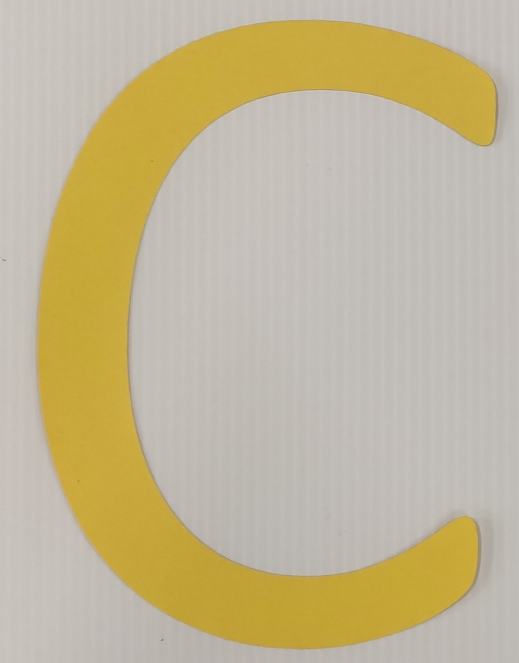
#> input picture letter dict/c.jpeg, 1038 x 1326 px, given in place of the camera (shown at 1/2 size)
$ python presentation.py
#> lines starting #> are read from the running program, lines starting #| are printed output that depends on the picture; after the words box and inside, x2 and y2 are one past the last pixel; in counts of white or black regions, pixels touching at a corner belong together
from sklearn.cluster import DBSCAN as dbscan
import numpy as np
import cv2 as cv
import time
import glob

MIN_PIXEL_WIDTH = 28
MAX_PIXEL_WIDTH = 520
MAX_BACKGROUND_PERCENT = 0.75
WHITE = (255, 255, 255)

def runCluster(image, eps):
	keypoints = getKeypoints(image)
	clusters = dbscan(eps=eps, min_samples=14).fit(keypoints)
	n_clusters = len(set(clusters.labels_))
	return getBounds(clusters, keypoints, 5)

def getKeypoints(image):
	orb = cv.FastFeatureDetector_create()
	keypoints = orb.detect(image, None)
	out = image.copy()
	cv.drawKeypoints(image, keypoints, out)
	cv.imwrite("keypoints.jpg", out)
	points=[keys.pt for keys in keypoints]
	return points

def getBounds(clusters, keypoints, border):
	groupedPoints = {}
	bounds = []
	for i, group in enumerate(clusters.labels_):
		if group == -1:
			continue
		if group not in groupedPoints:
			groupedPoints[group] = []
		groupedPoints[group].append(keypoints[i])
	for group in groupedPoints:
		data = np.array(groupedPoints[group]).astype(int)
		x = data[:, 0]
		y = data[:, 1]
		bounds.append([(x.max()+border, y.max()+border), (x.min()-border, y.min()-border)])
	return bounds

def plotFrame(image, bounds):
	for i in bounds:
		cv.rectangle(image, i[0], i[1], (0,0,255), 3)
	cv.imshow("window", image)

# [42 lines left out: functions writeFrame, pullImages, maskBackground, getLetter, not called in this run]

def videoIn():
	print('loading video source...')
	try:
    		cap = cv.VideoCapture(0)
    		time.sleep(2)
    		if cap is None or cap == None:
        		raise IOError
	except IOError:
    		sys.exit('video load failure')

	while(True):
		ret, frame = cap.read()
#> frame is the input picture: shape (1326, 1038, 3); mean B, G, R 149.4, 182.8, 194.6
		bounds = runCluster(frame, 10)
#> in getKeypoints, `keypoints = orb.detect(image, None)`: keypoints = 115 keypoints; strongest (x, y, size): (325, 1278, 7), (6, 519, 7), (10, 521, 7), (324, 1280, 7)
#> in getKeypoints, `cv.drawKeypoints(image, keypoints, out)`:
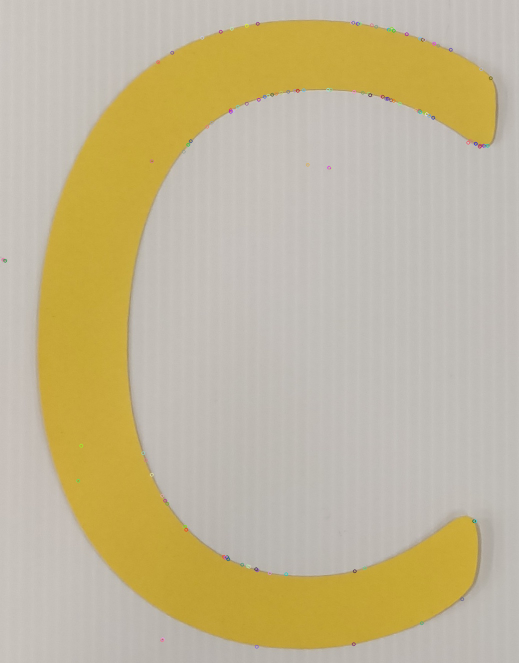
#> out: shape (1326, 1038, 3) (shown at 1/2 size); 0.36% of pixels changed, all inside (x1, y1, x2, y2) = (2, 41, 986, 1298)
#> in getKeypoints, `points=[keys.pt for keys in keypoints]`: points = 115 pairs, first value 6 to 981, second value 45 to 1293
#> in runCluster, `keypoints = getKeypoints(image)`: keypoints has the same summary as points in getKeypoints
#> in runCluster, `n_clusters = len(set(clusters.labels_))`: n_clusters = 1
#> after the loop in getBounds, `for i, group in enumerate(clusters.labels_):`: groupedPoints = 0 items
#> after the loop in getBounds, `for group in groupedPoints:`: bounds = []
#> bounds = []
		plotFrame(frame, bounds)
		if cv.waitKey(1) & 0xFF == ord('q'):
#> (key q is pressed here)
			break

# [21 lines left out: function fileIn, not called in this run]


#fileIn()
videoIn()


'''
def writeCrops(image, srcName, bounds):
	#filename = "output/{0}_{1}-{2}.png"
	filename = "/Users/darien/Desktop/output/{0}_{1}-{2}.png"
	for i in bounds:
		width = i[0][0]-i[1][0]
		height = i[0][1]-i[1][1]
		centerx = i[0][0]+(width/2)
		centery = i[0][1]+(height/2)
		if width>MIN_PIXEL_WIDTH and width<MAX_PIXEL_WIDTH and height<MAX_PIXEL_WIDTH and height>MIN_PIXEL_WIDTH:
			cv.imwrite(filename.format(srcName, centerx, centery), image[i[1][1]:i[0][1], i[1][0]:i[0][0], :])


'''

$ run again, on letter dict/g.jpeg
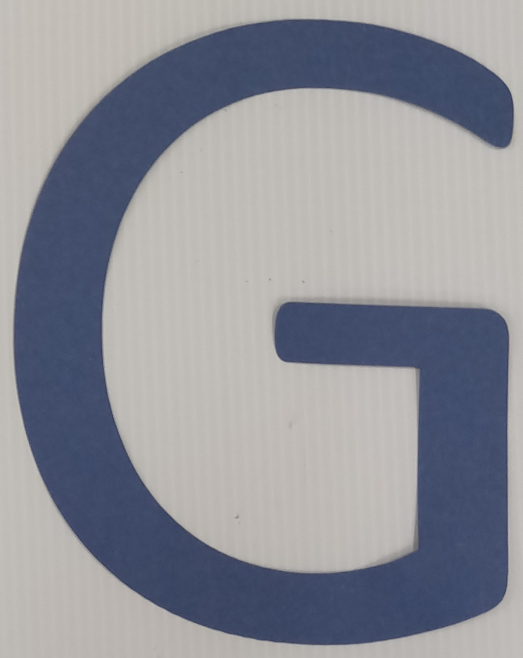
#> input picture letter dict/g.jpeg, 1045 x 1316 px, given in place of the camera (shown at 1/2 size)
#> in videoIn, frame is the input picture: shape (1316, 1045, 3); mean B, G, R 153.1, 145.1, 143.3
#> in getKeypoints, `keypoints = orb.detect(image, None)`: keypoints = 1049 keypoints; strongest (x, y, size): (476, 1033, 7), (539, 558, 7), (212, 780, 7), (607, 563, 7)
#> in getKeypoints, `cv.drawKeypoints(image, keypoints, out)`:
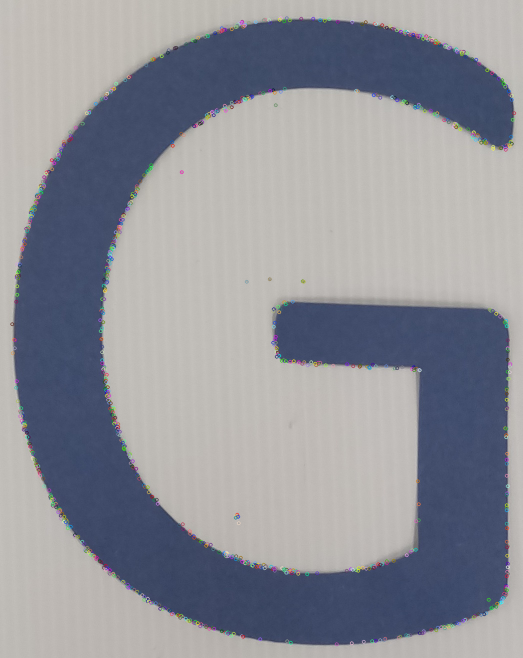
#> out: shape (1316, 1045, 3) (shown at 1/2 size); 2.57% of pixels changed, all inside (x1, y1, x2, y2) = (20, 32, 1033, 1293)
#> points = 1049 pairs, first value 24 to 1028, second value 36 to 1288
#> in runCluster, `keypoints = getKeypoints(image)`: keypoints has the same summary as points in getKeypoints
#> n_clusters = 1
#> after the loop in getBounds, `for i, group in enumerate(clusters.labels_):`: groupedPoints = 0 items
#> after the loop in getBounds, `for group in groupedPoints:`: bounds = []
